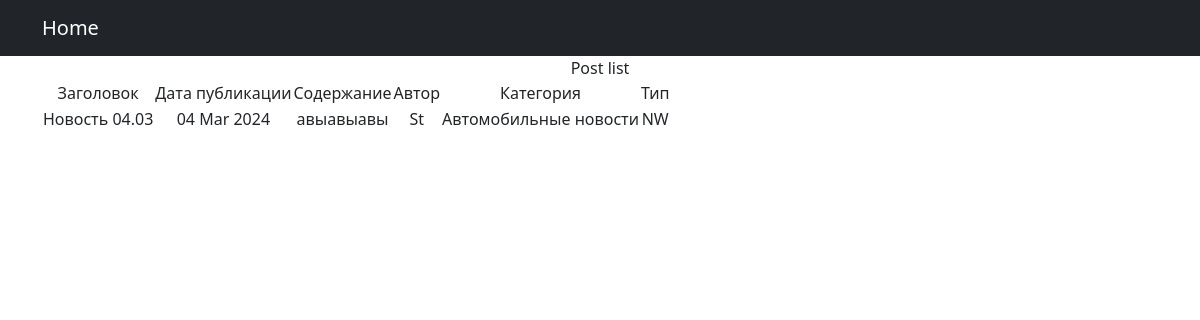
/news/16/, run on the app's committed database.
### news_p/models.py (models this page shows, shortened)
class Post(models.Model):
    news = 'NW'
    article = "AR"
    POST_TYPE = [(news, 'Новость'), (article, 'Статья'),]
    type = models.CharField(max_length=2, choices=POST_TYPE, default=news)
    date = models.DateTimeField(auto_now_add=True)
    title = models.CharField(max_length=255)
    text = models.TextField()
    rating = models.IntegerField(default=0)
    author = models.ForeignKey(Author, on_delete=models.CASCADE)
    category = models.ManyToManyField(Category, through='PostCategory')

class Author(models.Model):
    user = models.OneToOneField(User, on_delete=models.CASCADE)
    rating = models.IntegerField(default=0)
    def __str__(self):
        return self.user.username.title()

class Category(models.Model):
    name = models.CharField(max_length=255, unique=True)
    subscribers = models.ManyToManyField(User, blank=True, null=True, related_name='categories')

### news_p/views.py (the view)
# urls.py: path('<int:pk>/', PostDetailView.as_view(), name='news_detail'),
class PostDetailView(DetailView):
    template_name = 'post_detail.html'
    queryset = Post.objects.all()

### news_p/templatetags/custom_filters.py (called while the page is built)
@register.filter()
def censor(value):
    if type(value) != str:
        raise TypeError('Необходимо передать строку!')
    else:
        for word in value.split():
            if word.lower() in CENS_LIST:
                cens_word = word[0] + ((len(word) - 1) * '*')
                value = value.replace(word, cens_word)
    return value

### templates/post_detail.html
{% extends 'flatpages/default.html' %}
{% load custom_filters %}
{% block title %} Post list {% endblock title %}
{% block content %}
<table>
    <thead>
        <td> Заголовок </td>
        <td> Дата публикации </td>
        <td> Содержание </td>
        <td> Автор </td>
        <td> Категория </td>
        <td> Тип </td>
    </thead>
        <tr>
            <td>{{ post.title|censor }}</td>
            <td>{{ post.date|date:'d M Y' }}</td>
            <td>{{ post.text|censor }}</td>
            <td>{{post.author }}</td>
            <td>
                {% for cat in post.category.all %}
                    {{ cat.name }}
                {% endfor %}
            </td>
            <td>{{ post.type }}</td>
        </tr>
</table>
{% endblock content %}

### data on the page
Post: title|censor "Новость 04.03", date "04 Mar 2024", text|censor "авыавыавы", author "St", type "NW"
Category: name "Автомобильные новости"
